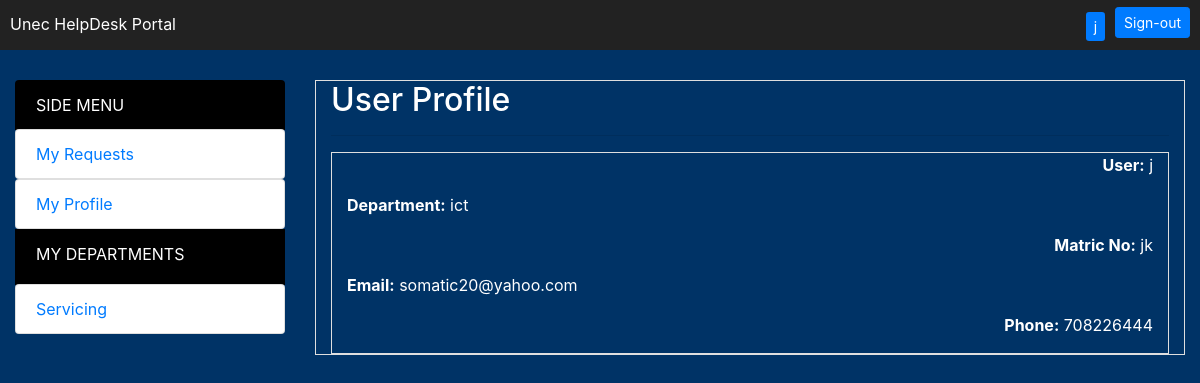
Screenshot of /profile.php (signed in) with the database file from the repository.
### tables this page shows
CREATE TABLE `students_table` (
  `student_id` int(11) NOT NULL,
  `student_name` varchar(60) NOT NULL,
  `student_dept` varchar(60) NOT NULL DEFAULT 'student',
  `student_matric_no` varchar(20) NOT NULL,
  `student_password` varchar(150) NOT NULL,
  `student_email` varchar(60) NOT NULL,
  `student_phone` int(11) NOT NULL,
  `admin` int(11) NOT NULL DEFAULT '0'
);

### profile.php (the view, shortened to what this page needs)
<?php
require 'includes/config.php';
$user_id =  $_SESSION["user-id"];
$sql = "SELECT * FROM students_table WHERE student_id = '$user_id' ";
$query = mysqli_query($conn, $sql);
?>
<!DOCTYPE html>
<html lang="en">
<head>
    <link rel="stylesheet" type="text/css" href="css/bootstrap.min.css">
    <link rel="stylesheet" href="css/styles.css">
    <link rel="stylesheet" href="https://maxcdn.bootstrapcdn.com/bootstrap/4.1.0/css/bootstrap.min.css">
</head>
<body>
<div class="adminContainer">
    <?php
    include 'includes/sideMenu.php';
    ?>
    <div class="content float-right col-md-9">
        <div class="container">
            <h2 class="">User  Profile</h2>
            <hr>
            <div class="container">
                <?php
                if ($query) {
                    while ($row = mysqli_fetch_assoc($query)) {
                        $student_name = $row['student_name'];
                        $department = $row['student_dept'];
                        $matric = $row['student_matric_no'];
                        $email = $row['student_email'];
                        $phone = $row['student_phone'];
                        ?>
                        <tr>
                            <p class="text-right"><span class="text-center" style="font-weight:bolder;">User:</span>  <span ><?php
                                    echo $student_name;
                                    ?></span></p>
                            <p class="text-left"><span class="text-center" style="font-weight:bolder;">Department:</span>  <span ><?php
                                    echo $department
                                    ?></span></p>
                            <p class="text-right"><span class="text-center" style="font-weight:bolder;">Matric No:</span>  <span ><?php
                                    echo $matric
                                    ?></span></p>
                            <p class="text-left"><span class="text-center" style="font-weight:bolder;">Email:</span>  <span ><?php
                                    echo $email
                                    ?></span></p>
                            <p class="text-right"><span class="text-center" style="font-weight:bolder;">Phone:</span>  <span ><?php
                                    echo $phone
                                    ?></span></p>
                        </tr>
                        <?php
                    }
                }
                ?>
            </div>
        </div>
    </div>
</div>
</body>
</html>

### css/styles.css (style rules this page uses)
* { margin: 0; padding: 0; }
.adminContainer { width: 100%; height: 100%; }
.content .container { border: 1px solid #DFDFDF; width: 100%; min-height: 100%; }

### profile.php (style rules this page uses)
body { color:white; background: #003366; }

### rows the page displays
students_table: student_name "j", student_dept "ict", student_matric_no "jk", student_email "somatic20@yahoo.com", student_phone "708226444"

### other values shown
$_SESSION['name'] "j"
